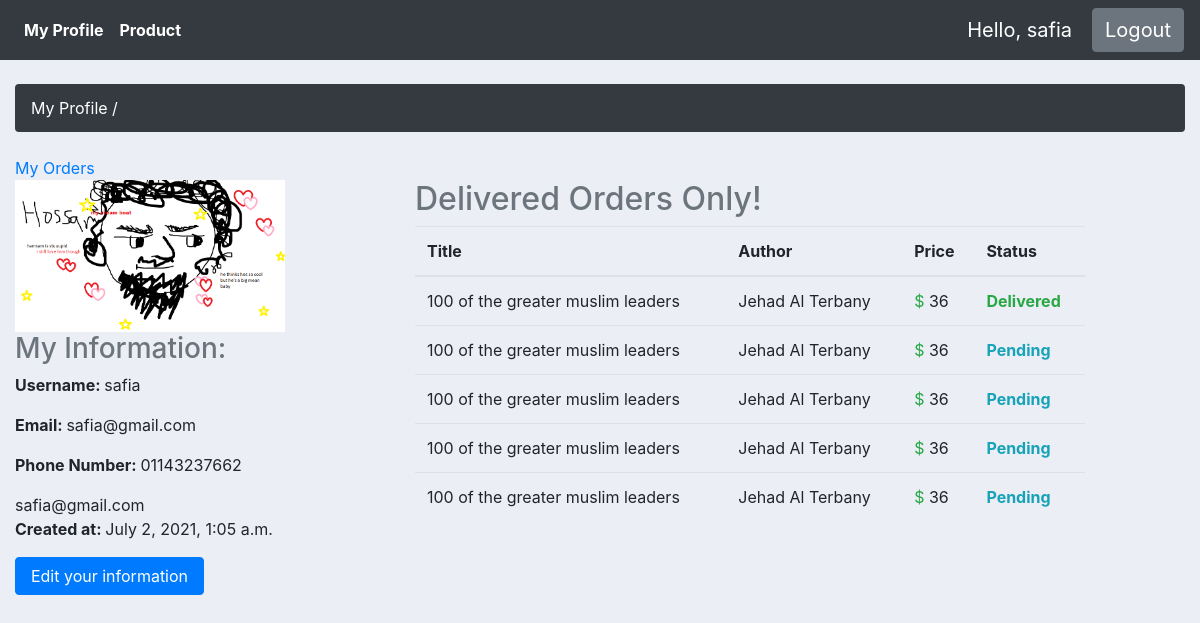
Page /customer/3/ (signed in) on the committed database.
### accounts/models.py (models this page shows, shortened)
class Customer(models.Model):
    user = models.OneToOneField(settings.AUTH_USER_MODEL, null=True, on_delete=models.CASCADE)
    name = models.CharField(max_length=200, db_index=True)
    phone = models.CharField(max_length=20, blank=True)
    email = models.EmailField(max_length=254)
    image = models.ImageField(default='images/pp/profile-p.png', upload_to='images/pp', blank=True)
    created_at = models.DateTimeField(auto_now_add=True)
    class Meta:
        ordering = ('-created_at',)
        index_together = (('id', 'name'),)
        verbose_name = 'Customer'
        verbose_name_plural = 'Customers'

### orders/models.py (models this page shows, shortened)
class Order(models.Model):
    STATUS = (
        ('Pending', 'Pending'),
        ('Out for delivery', 'Out for delivery '),
        ('Delivered', 'Delivered')
    )
    customer = models.ForeignKey(Customer, null=True, on_delete=models.CASCADE)
    product = models.ForeignKey(Product, null=True, on_delete=models.CASCADE)
    status = models.CharField(max_length=200, choices=STATUS)
    created_at = models.DateTimeField(auto_now_add=True)

### products/models.py (models this page shows, shortened)
class Product(models.Model):
    title = models.CharField(max_length=200, db_index=True)
    slug = models.SlugField(max_length=200, db_index=True)
    author = models.CharField(max_length=200, null=True)
    description = models.TextField(max_length=500, blank=True)
    price = models.PositiveIntegerField()
    stock = models.PositiveIntegerField()
    image = models.ImageField(upload_to='images/products/')
    available = models.BooleanField(default=True)
    BOOK_TYPE = (
        ('Islamic History', 'Islamic History'),
        ('Islamic Cultural', 'Islamic Cultural'),
        ('Fiqh', 'Fiqh'),
        ('Tafseer', 'Tafseer'),
        ('A\'akida', 'A\'akida'),
        ('Hadith', 'Hadith'),
        ('Biography', 'Biography'),
        ('Familial', 'Familial'),
        ('Invasions', 'Invasions'),
        ('Politics', 'Politics'),
    )
    typ = models.CharField(max_length=200, choices=BOOK_TYPE)
    created_at = models.DateTimeField(auto_now=True)
    updated_at = models.DateTimeField(auto_now=True)
    class Meta:
        ordering = ('-created_at',)
        index_together = (('id', 'slug'),)
        verbose_name = 'Product'
        verbose_name_plural = 'Products'

### accounts/views.py (the view)
# urls.py: path('customer/<int:id>/', customer_home, name='customer_home'),
@login_required(login_url='login_all')
def customer_home(request, id):
    customer = get_object_or_404(Customer, id=id)
    orders = request.user.customer.order_set.all()
    total_orders = orders.count()
    delivered = orders.filter(status='Delivered')
    pending = orders.filter(status='Pending')
    out_for_delivery = orders.filter(status='Out for delivery')
    context = {
        'customer': customer,
        'orders': orders,
        'total_orders': total_orders,
        'pending': pending,
        'out_for_delivery': out_for_delivery,
    }
    return render(request, 'customer/customer-home.html', context)

### templates/customer/customer-home.html (shortened to what this page needs)
{% extends 'main/base.html' %}
{% block breadcrumb %}
    <li class="breadcrumb-item">My Profile / </li>
{% endblock %}
{% block content %}
        <a href="{% url 'customer_orders' id=customer.id %}">My Orders</a>
        <div class="row">
            <div class="col-md-3">
                <div>
                    <img src="{{ customer.image.url }}" style="width: 100%;">
                </div>
                <div>
                    <h3 class="text-muted">My Information:</h3>
                    <div>
                        <p>
                            <span class="font-weight-bold">Username: </span>{{ customer.user.username }}
                        </p>
                        <p>
                            <span class="font-weight-bold">Email: </span>{{ customer.user.email }}
                        </p>
                        <p>
                            <span class="font-weight-bold">Phone Number: </span>{{ customer.phone }}
                        </p>
                        {{ request.user.email }}
                        <p>
                            <span class="font-weight-bold">Created at: </span>{{ customer.created_at }}
                        </p>
                        <a href="{% url 'customer_settings' id=request.user.customer.id %}" class="btn btn-block btn-primary" style="width: 70%">Edit your information</a>
                    </div>
                </div>
            </div>
            <div class="col-md-1"></div>
            <div class="col-md-7">
                <h2 class="text-muted">Delivered Orders Only!</h2>
                <table class="table">
                    <thead>
                        <tr>
                            <th>Title</th>
                            <th>Author</th>
                            <th>Price</th>
                            <th>Status</th>
                        </tr>
                    </thead>
                    <tbody>
                        {% for order in orders %}
                            <tr>
                                <td>{{ order.product.title | capfirst }}</td>
                                <td>{{ order.product.author | capfirst }}</td>
                                <td><span class="text-success">$ </span>{{ order.product.price }}</td>
                                    {% if order.status == 'Pending' %}
                                        <td class="text-info font-weight-bold">{{ order.status }}</td>
                                    {% elif order.status == 'Out for delivery' %}
                                        <td class="text-primary font-weight-bold">{{ order.status }}</td>
                                    {% elif order.status == 'Delivered' %}
                                        <td class="text-success font-weight-bold">{{ order.status }}</td>
                                    {% endif %}
                                </tr>
                        {% endfor %}
                    </tbody>
                </table>
            </div>
        </div>
{% endblock %}

### templates/main/base.html (shortened to what this page needs)
{% load static %}
{% load crispy_forms_tags %}
<!DOCTYPE html>
<html lang="en">
    <head>
        <link rel="stylesheet" href="https://stackpath.bootstrapcdn.com/bootstrap/4.3.1/css/bootstrap.min.css">
        <link rel="stylesheet" href="{% static 'css/main.css' %}" />
    </head>
   <body>
        {% include 'main/navbar.html' %}
        <div class="container-fluid">
             <ol class="breadcrumb my-4 bg-dark text-white">
                {% block breadcrumb %}{% endblock %}
              </ol>
            {% block content %}{% endblock %}
         </div>
    </body>
</html>

### templates/main/navbar.html (shortened to what this page needs)
{% load static %}
<nav class="navbar navbar-expand-lg navbar-dark bg-dark">
  <div class="collapse navbar-collapse" id="navbarNav">
    <ul class="navbar-nav">
      {% if request.user.is_staff %}
        <li class="nav-item active">
          <a class="nav-link text-light" href="{% url 'dashboard' %}">Dashboard</a>
        </li>
        <li class="nav-item">
          <a class="nav-link text-light" href="{% url 'products_list' %}">Products</a>
        </li>
      {% elif request.user.is_authenticated %}
        <li class="nav-item">
          <a href="{% url 'customer_home' id=request.user.customer.id %}" class="nav-link text-white font-weight-bold">My Profile</a>
        </li>
        <li class="nav-item">
          <a href="{% url 'products_list' %}" class="nav-link text-white font-weight-bold">Product</a>
        </li>
      {% endif %}
    </ul>
  </div>
  {% if user.is_authenticated %}
    <span class="hello-msg">Hello, {{ request.user }}</span>
    <span>
      <a href="{% url 'logout_all'  %} " class="hello-msg btn btn-secondary" style="text-decoration: none;">Logout</a>
    </span>
  {% endif %}
</nav>

### static/css/main.css (style rules this page uses)
body { background-color: #ebeff5; }

### templates/main/navbar.html (style rules this page uses)
.hello-msg { font-size: 20px; color: #FFF; margin-left: 20px; text-decoration: none; }

### rows in the picture
Customer: image (picture), user.username "safia", user.email "safia@gmail.com", phone "01143237662", created_at "July 2, 2021, 1:05 a.m."
Order: product "100 of the greater muslim leaders", product.author "Jehad Al Terbany", product.price "36", status "Delivered"
Order: product "100 of the greater muslim leaders", product.author "Jehad Al Terbany", product.price "36", status "Pending"
Order: product "100 of the greater muslim leaders", product.author "Jehad Al Terbany", product.price "36", status "Pending"
Order: product "100 of the greater muslim leaders", product.author "Jehad Al Terbany", product.price "36", status "Pending"
Order: product "100 of the greater muslim leaders", product.author "Jehad Al Terbany", product.price "36", status "Pending"

### other values in the picture
{{ request.user }} "safia"
{{ request.user.email }} "safia@gmail.com"
